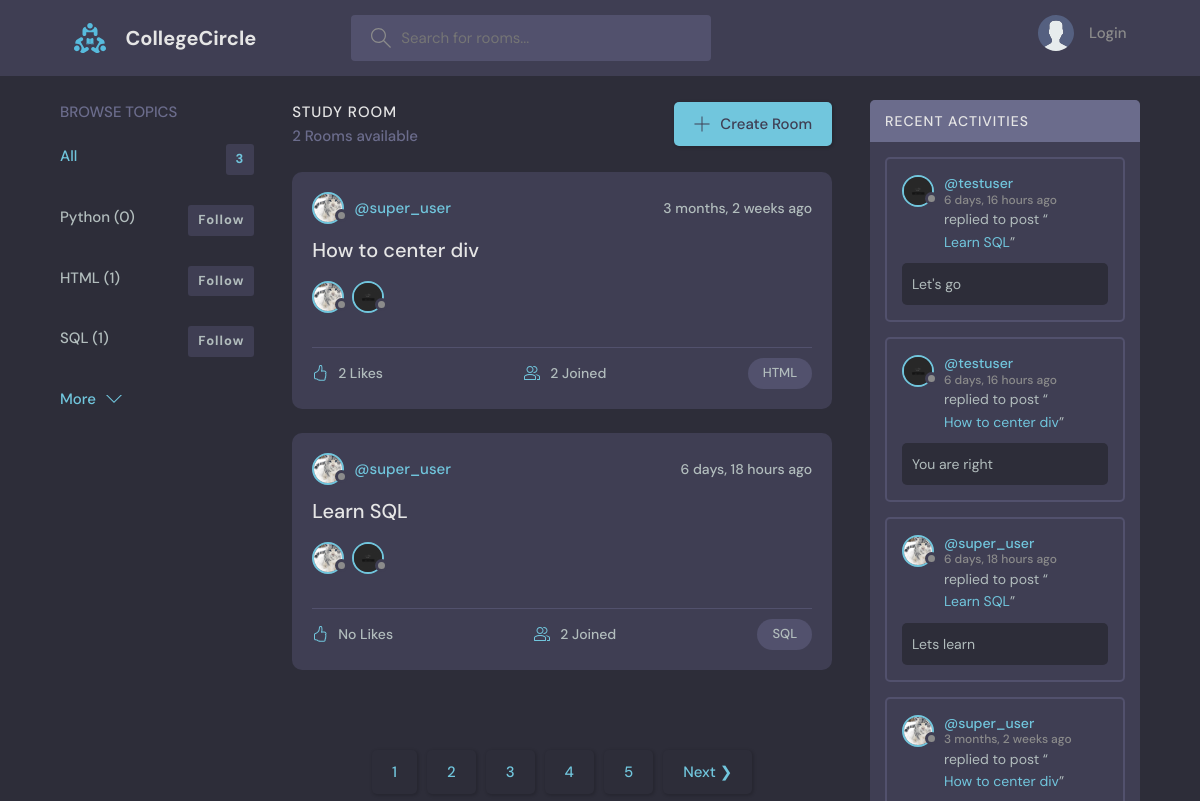
Before: / (upper part) with the older database file.
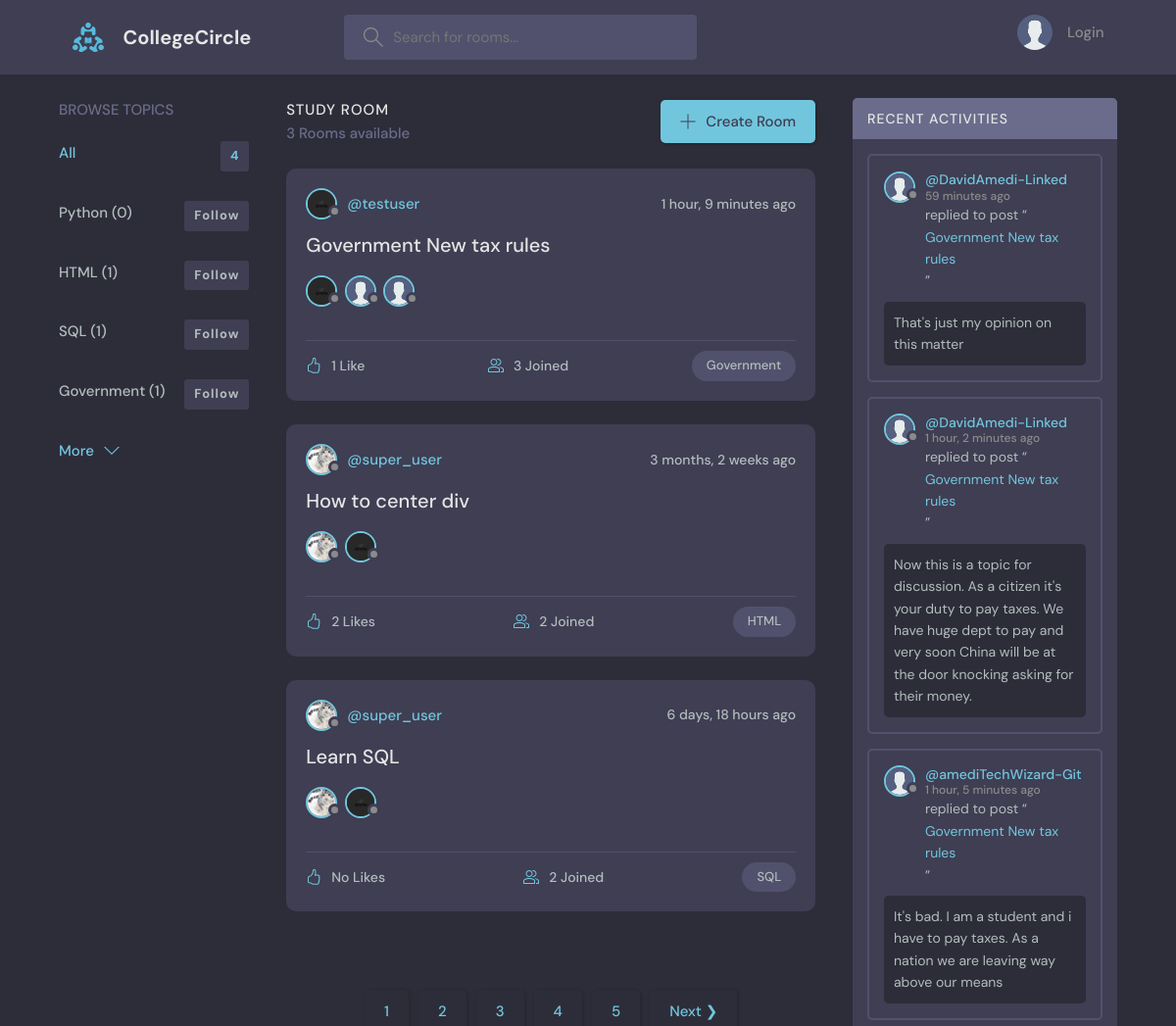
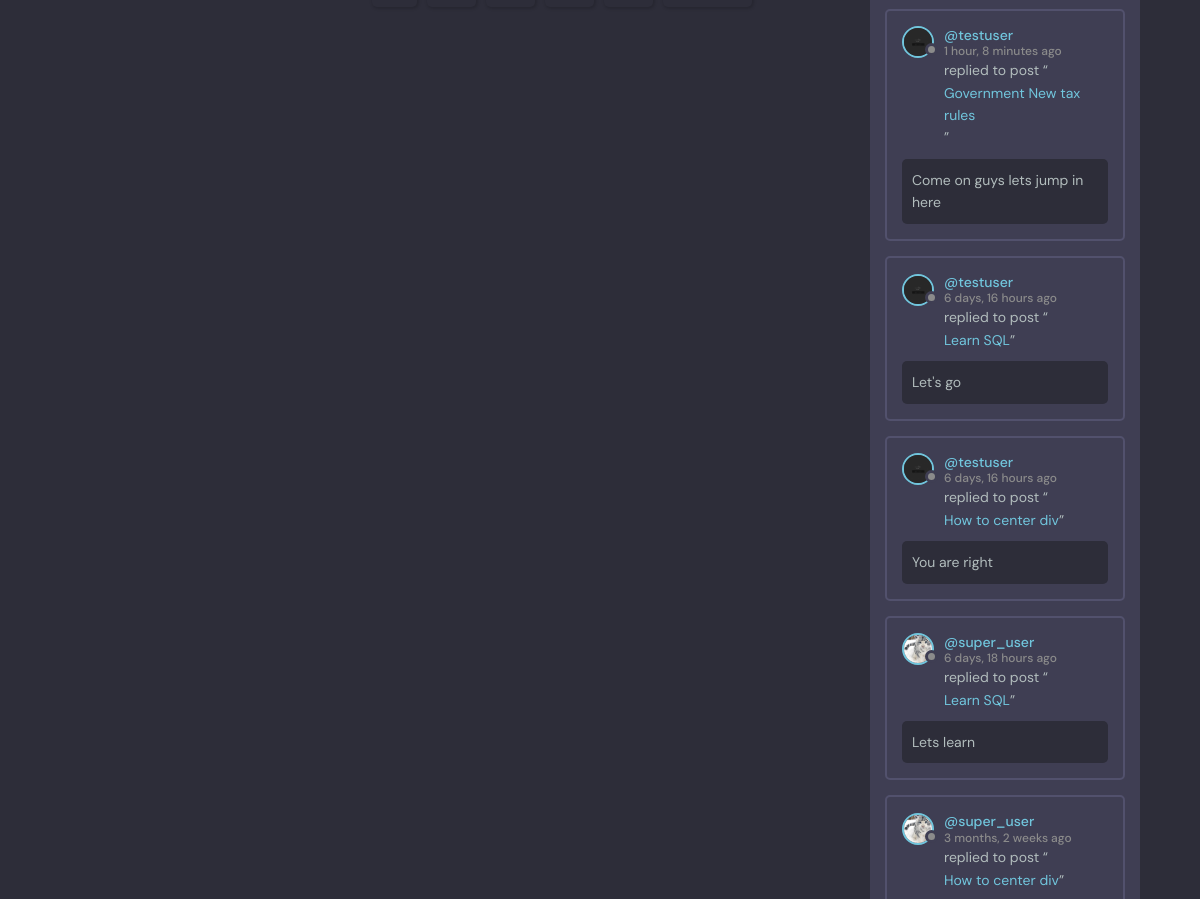
After: the same page with the newer database file (2 pictures, top to bottom).
### base/models.py (models this page shows, shortened)
class Topic(models.Model):
    name = models.CharField(max_length=200)

class Room(models.Model):
    host = models.ForeignKey(User, on_delete=models.SET_NULL, null=True)
    topic = models.ForeignKey(Topic, on_delete=models.SET_NULL, null=True)
    name = models.CharField(max_length=200)
    description = models.TextField(null=True, blank=True)
    participants = models.ManyToManyField(User, related_name='participants', blank=True)
    updated = models.DateTimeField(auto_now=True)
    created = models.DateTimeField(auto_now_add=True)
    no_of_likes = models.IntegerField(default=0)
    class Meta:
        ordering = ['-updated', '-created']
    def __str__(self):
        return self.name

class User(AbstractUser):
    name = models.CharField(max_length=200, null=True)
    email = models.EmailField(unique=True, null=True)
    bio = models.TextField(null=True)
    avatar = models.ImageField(null=True, default="avatar.svg")
    USERNAME_FIELD = 'email'
    REQUIRED_FIELDS = []

class Message(models.Model):
    user = models.ForeignKey(User, on_delete=models.CASCADE)
    room = models.ForeignKey(Room, on_delete=models.CASCADE)
    body = models.TextField()
    updated = models.DateTimeField(auto_now=True)
    created = models.DateTimeField(auto_now_add=True)
    class Meta:
        ordering = ['-updated', '-created']

### base/views.py (the view)
# urls.py: path('', views.home, name="home"),
def home(request):
    q = request.GET.get('q') if request.GET.get('q') != None else ''
    rooms = Room.objects.filter(
    Q(topic__name__icontains=q) &
    Q(name__icontains=q) |
    Q(description__icontains=q)
    )
    topics = Topic.objects.all()[0:5]
    room_count = rooms.count()
    room_messages = Message.objects.filter(Q(room__topic__name__icontains=q))
    context = {'rooms': rooms, 'topics': topics, 'room_count': room_count, 'room_messages': room_messages}
    return render(request, 'base/home.html', context)

### base/templates/base/home.html (shortened to what this page needs)
{% extends 'main.html' %}
{% block content %}
    <main class="layout layout--3">
      <div class="container">
        {% include 'base/topics_component.html' %}
        <div class="roomList">
          <div class="roomList__header">
            <div>
              <h2>Study Room</h2>
              <p>{{room_count}} Rooms available</p>
            </div>
            <a class="btn btn--main" href="{% url 'create-room' %}">
              <svg version="1.1" xmlns="http://www.w3.org/2000/svg" width="32" height="32" viewBox="0 0 32 32">
                <title>add</title>
                <path
                  d="M16.943 0.943h-1.885v14.115h-14.115v1.885h14.115v14.115h1.885v-14.115h14.115v-1.885h-14.115v-14.115z"
                ></path>
              </svg>
              Create Room
            </a>
          </div>
            {% include 'base/feed_component.html' %}
            <div class="pagination">
              <ul class="container">
                <li>
                  <a href="?page=1" class="btn page-link btn--sub" data-page="1">1</a>
                </li>
                <li><a href="?page=2" class="btn page-link" data-page="2">2</a></li>
                <li><a href="?page=3" class="btn page-link" data-page="3">3</a></li>
                <li><a href="?page=4" class="btn page-link" data-page="4">4</a></li>
                <li><a href="?page=5" class="btn page-link" data-page="5">5</a></li>
                <li><a href="?page=" class="btn page-link" data-page="">Next ❯</a></li>
              </ul>
            </div>
        </div>
        {% include 'base/activity_component.html' %}
      </div>
    </main>
{% endblock content %}

### base/templates/base/topics_component.html
        <div class="topics">
          <div class="topics__header">
            <h2>Browse Topics</h2>
          </div>
          <ul class="topics__list">
            <li>
              <a href="{% url 'home' %}" class="active">All <span>{{topics.count}}</span></a>
            </li>
            {% for topic in topics %}
            <li>
              <a href="{% url 'home' %}?q={{topic.name}}">{{topic.name}} ({{topic.room_set.all.count}})
                <span class="topic-follow" data-action="follow" data-id="da8d6b51-253b-496e-9a22-31f70397ee69" data-url="/?q={{topic.name}}">Follow</span>
              </a>
            </li>
            {% endfor %}
          </ul>
          <a class="btn btn--link" href="{% url 'topics' %}">
            More
            <svg version="1.1" xmlns="http://www.w3.org/2000/svg" width="32" height="32" viewBox="0 0 32 32">
              <title>chevron-down</title>
              <path d="M16 21l-13-13h-3l16 16 16-16h-3l-13 13z"></path>
            </svg>
          </a>
        </div>

### base/templates/base/feed_component.html (shortened to what this page needs)
{% for room in rooms %}
<div class="roomListRoom">
  <div class="roomListRoom__header">
    <a
      href="{% url 'user-profile' room.host.id %}"
      class="roomListRoom__author"
    >
      <div class="avatar avatar--small">
        <img src="{{room.host.avatar.url}}" />
      </div>
      <span>@{{room.host.username}}</span>
    </a>
    <div class="roomListRoom__actions">
      <span>{{room.created|timesince}} ago</span>
    </div>
  </div>
  <div class="roomListRoom__content">
    <a href="{% url 'room' room.id %}">{{room.name}}</a>
    <div style="display: flex; column-gap: 0.5em;">
      {% for user in room.participants.all %}
      <a href="{% url 'user-profile' user.id %}">
        <div class="avatar avatar--small">
          <img src="{{user.avatar.url}}" />
        </div>
      </a>
      {% endfor %}
    </div>
  </div>
  <div class="roomListRoom__meta">
    <a href="/like-room?room_id={{room.id}}" class="likeRoom_button">
      {% if room.no_of_likes == 0 %}
      No Likes
      {% elif room.no_of_likes == 1 %}
      {{room.no_of_likes}} Like
      {% else %}
      {{room.no_of_likes}} Likes
      {% endif %}
    </a>
    <a href="{% url 'room' room.id %}" class="roomListRoom__joined">
      {{room.participants.all.count}} Joined
    </a>
    <p class="roomListRoom__topic">{{room.topic.name}}</p>
  </div>
</div>
{% endfor %}

### base/templates/base/activity_component.html (shortened to what this page needs)
<div class="activities">
  <div class="activities__header">
    <h2>Recent Activities</h2>
  </div>
  {% for message in room_messages %}
  <div class="activities__box">
    <div class="activities__boxHeader roomListRoom__header">
      <a href="{% url 'user-profile' message.user.id %}" class="roomListRoom__author">
        <div class="avatar avatar--small">
          <img src="{{message.user.avatar.url}}" />
        </div>
        <p>
          @{{message.user.username}}
          <span>{{message.created|timesince}} ago</span>
        </p>
      </a>
    </div>
    <div class="activities__boxContent">
      <p>replied to post “<a href="{% url 'room' message.room.id %}">{{message.room}}</a>”</p>
      <div class="activities__boxRoomContent">
        {{message.body}}
      </div>
    </div>
  </div>
  {% endfor %}
</div>

Changed rows visible on the page:
added Topic: name "Government", room_set.all.count "1"
added Room: host.avatar (picture), host.username "testuser", created "1 hour, 9 minutes", name "Government New tax rules", no_of_likes "1", participants.all.count "3", topic.name "Government", User (avatar (picture))
now on this page (row edited): User: avatar (placeholder picture), shown under "testuser"
now on this page (row edited): User: avatar (placeholder picture), shown under "testuser"
added Message: user.avatar (placeholder picture), user.username "DavidAmedi-Linked", created "59 minutes", room "Government New tax rules", body "That's just my opinion on this matter"
added Message: user.avatar (placeholder picture), user.username "DavidAmedi-Linked", created "1 hour, 2 minutes", room "Government New tax rules", body "Now this is a topic for discussion. As a citizen it's your duty to pay taxes. We have huge dept to pay and very soon China will be at the door knocking asking for their money."
added Message: user.avatar (placeholder picture), user.username "amediTechWizard-Git", created "1 hour, 5 minutes", room "Government New tax rules", body "It's bad. I am a student and i have to pay taxes. As a nation we are leaving way above our means"
added Message: user.avatar (picture), user.username "testuser", created "1 hour, 8 minutes", room "Government New tax rules", body "Come on guys lets jump in here"
Other visible differences:
{{ topics.count }}: "3" → "4"
{{ room_count }}: "2" → "3"
